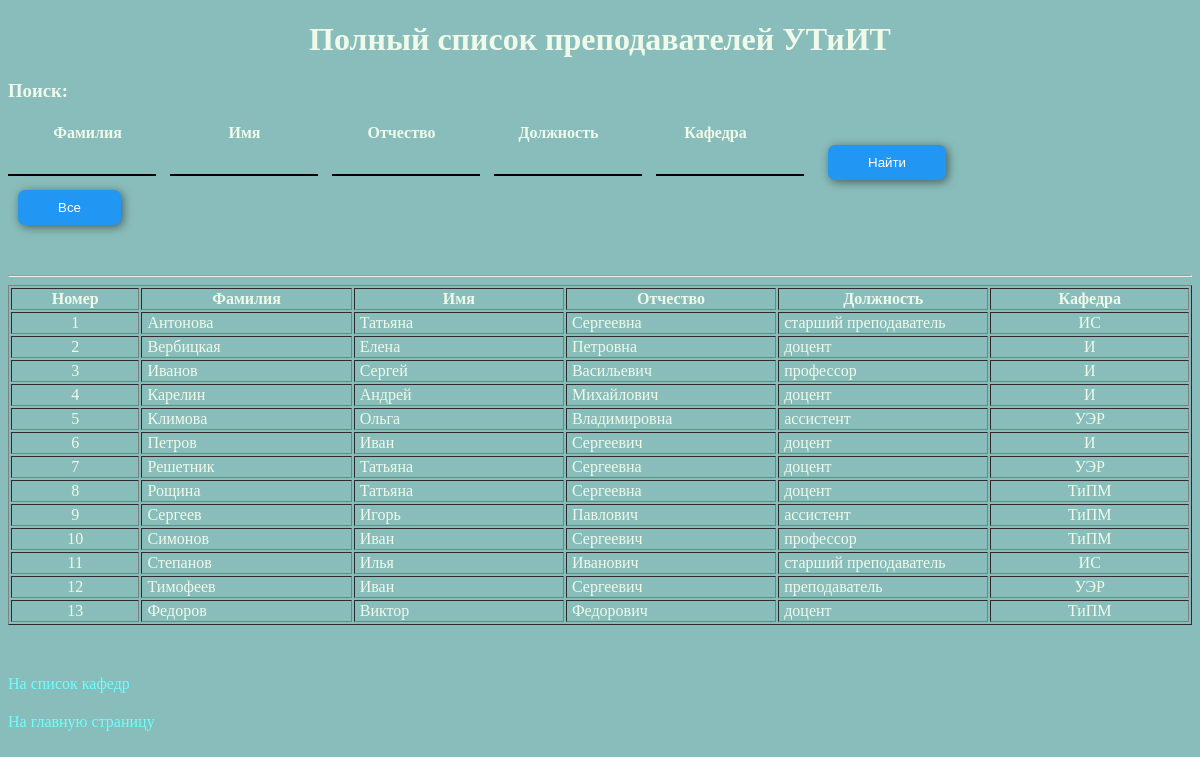
/project/views/lecturers_search.php, run on the app's committed database.
### tables this page shows
CREATE TABLE `lecturers` (
  `id` smallint(6) NOT NULL,
  `surname` char(20) DEFAULT NULL,
  `name` char(15) DEFAULT NULL,
  `patronymic` char(20) DEFAULT NULL,
  `post_id` tinyint(4) DEFAULT NULL,
  `faculty_id` tinyint(4) DEFAULT NULL
);

CREATE TABLE `posts` (
  `id` tinyint(4) NOT NULL,
  `post` char(25) DEFAULT NULL
);

CREATE TABLE `faculties` (
  `id` smallint(6) NOT NULL,
  `abbrev` char(10) DEFAULT NULL,
  `name` char(50) DEFAULT NULL
);

### project/consts/paths.php (called while the page is built)
<?php
$PATHS = [
    'footer' => '/../modules/footer.php',
    'css' => '/css/styles.css',
    'js' => '/js/main.js'
];
?>

### project/helpers/Path.php (called while the page is built, shortened)
<?php
require_once(__DIR__ . '/../consts/paths.php');
function getPathToModule(string $module): string {
    global $PATHS;
    return $PATHS[$module];
}
?>

### project/helpers/String.php (called while the page is built, shortened)
<?php
function strStartsWith(string $haystack, $needle): bool {
	if(is_array($needle)) {
		return false;
	}
	return 0 === strpos($haystack, $needle);
}
function strEndsWith(string $haystack, $needle ): bool {
	if ('' === $haystack && '' !== $needle) return false;
	$len = strlen($needle);
	return 0 === substr_compare($haystack, $needle, -$len, $len);
}
?>

### project/helpers/URL.php (called while the page is built, shortened)
<?php
require_once(__DIR__ . '/../consts/URL.php');
require_once(__DIR__ . '/String.php');
function makeURL(string $page, string $form = 'view', $GETparams = '', $GETvalues = ''): string {
    global $constsViewURL, $constsDeleteFormURL, $constsInsertFormURL, $constsUpdateFormURL;
    $URL = '';
    switch($form) {
        case 'view': $URL = $constsViewURL[$page]; break;
    }
    return addURLParams($URL, $GETparams, $GETvalues);
}
function addURLParams(string $URL, $GETparams = '', $GETvalues = ''): string {
    return $URL;
}
function normalizeURL(string $URL): string {
    $URLwithoutArgs = substr($URL, 0, strpos($URL, '?'));
    if(strEndsWith($URL, '.php')) $URL = substr($URL, 0, -4);
    return $URL;
}
function getCurrentURL(): string {
    return normalizeURL($_SERVER['REQUEST_URI']);
}
?>

### project/helpers/DB.php (called while the page is built, shortened)
<?php
function rowExist($result): bool {
    return mysqli_num_rows($result);
}
?>

### project/consts/URL.php (called while the page is built, shortened)
<?php
$constsViewURL = [
    'academic_performance' => '/views/academic_performance',
    'faculties' => '/views/faculties',
    'groups_subjects' => '/views/groups_subjects',
    'groups' => '/views/groups',
    'index' => '/index',
    'know_group' => '/views/know_group',
    'lecturers_search' => '/views/lecturers_search',
    'lecturers' => '/views/lecturers',
    'login' => '/views/login',
    'logout' => '/views/logout',
    'registration' => '/views/registration',
    'session_results' => '/views/session_results',
    'students_search' => '/views/students_search',
    'students' => '/views/students',
    'subjects' => '/views/subjects',
    'users' => '/views/users'
];
?>

### project/views/lecturers_search.php (the view, shortened to what this page needs)
<?php
require_once(__DIR__ . '/../helpers/Authorization.php');
$keywords = ['surname' => '', 'name' => '', 'patronymic' => '', 'post' => '', 'fac_abbrev' => ''];
$query_lecturers = "SELECT lecturers.id, lecturers.surname, lecturers.name, lecturers.patronymic, posts.post, faculties.abbrev
    FROM lecturers, posts, faculties
    WHERE posts.id = lecturers.post_id AND lecturers.faculty_id = faculties.id %s %s %s %s %s
    ORDER BY surname ASC";
$search_query_lecturers_surname = $keywords['surname'] ? sprintf("AND lecturers.surname LIKE '%%%s%%' ",  $keywords['surname']): "";
$search_query_lecturers_name = $keywords['name'] ? sprintf("AND lecturers.name LIKE '%%%s%%' ",  $keywords['name']) : "";
$search_query_lecturers_patronymic = $keywords['patronymic'] ? sprintf("AND lecturers.patronymic LIKE '%%%s%%' ",  $keywords['patronymic']) : "";
$search_query_lecturers_post = $keywords['post'] ? sprintf("AND posts.post LIKE '%%%s%%' ",  $keywords['post']) : "";
$search_query_lecturers_fac_abbrev = $keywords['fac_abbrev'] ? sprintf("AND faculties.abbrev LIKE '%%%s%%' ",  $keywords['fac_abbrev']) : "";
$query_lecturers = sprintf($query_lecturers, $search_query_lecturers_surname,
$search_query_lecturers_name, $search_query_lecturers_patronymic,
$search_query_lecturers_post, $search_query_lecturers_fac_abbrev);
$result_lecturers = mysqli_query($connection, $query_lecturers) or die($connection->error);
$lecturer_row = mysqli_fetch_assoc($result_lecturers);
?>
<!DOCTYPE html>
<html lang="ru">
<head>
	<link href="<?php echo getPathToModule('css'); ?>" rel="stylesheet" type="text/css" charset="utf-8">
</head>
<body>
	<h1>Полный список преподавателей УТиИТ</h1>
  <h3>Поиск:</h3>
  <table border="0" cellspacing="2" cellpadding="1">
    <tr class="tr-nohover">
      <th width="153px" scope="col">Фамилия </th>
      <th width="153px" scope="col">Имя</th>
      <th width="153px" scope="col">Отчество</th>
      <th width="153px" scope="col">Должность</th>
      <th width="153px" scope="col">Кафедра</th>
    </tr>
  </table>
  <form action="<?php echo getCurrentURL(); ?>" method="get" enctype="text/plain" autocomplete="off">
    <input name="surname" type="text" class="border-bottom" value="<?php echo $keywords['surname']; ?>" size="13">
    <input name="name" type="text" class="border-bottom" value="<?php echo $keywords['name']; ?>"size="13" >
    <input name="patronymic" type="text" class="border-bottom" value="<?php echo $keywords['patronymic']; ?>"size="13">
    <input name="post" type="text" class="border-bottom" value="<?php echo $keywords['post']; ?>"size="13">
    <input name="fac_abbrev" type="text" class="border-bottom" value="<?php echo $keywords['fac_abbrev']; ?>"size="13">
    <input type="submit" name="Submit" value="Найти" class="blueButton">
  </form>
  <form action="<?php echo getCurrentURL(); ?>" method="get" enctype="text/plain">
    <input type="submit" name="Submit" value="Все" class="blueButton" style="margin-top: 10px;">
  </form>
	<p>&nbsp;</p>
	<hr>
<?php if (rowExist($result_lecturers)) { ?>
  <table width="100%"  border="1" cellspacing="2" cellpadding="1">
    <tr>
      <th width="11%" scope="col">Номер</th>
      <th width="18%" scope="col">Фамилия </th>
      <th width="18%" scope="col">Имя</th>
      <th width="18%" scope="col">Отчество</th>
      <th width="18%" scope="col">Должность</th>
      <th width="18%" scope="col">Кафедра</th>
    </tr>
<?php $i=1; do { ?>
    <tr>
      <td class="center"><?php echo $i; ?></td>
      <td class="paddingLeft"><?php echo $lecturer_row['surname']; ?></td>
      <td class="paddingLeft"><?php echo $lecturer_row['name']; ?></td>
      <td class="paddingLeft"><?php echo $lecturer_row['patronymic']; ?></td>
      <td class="paddingLeft"><?php echo $lecturer_row['post']; ?></td>
      <td class="center"><?php echo $lecturer_row['abbrev']; ?></td>
    </tr>
<?php $i++; } while ($lecturer_row = mysqli_fetch_assoc($result_lecturers)); freeResult($result_lecturers); ?>
  </table>
<?php } else { ?>
  <h3>Преподавателей на данной кафедре пока нет!</h3>
<?php } ?>
<p>&nbsp;</p>
  <p><a href="<?php echo makeURL('faculties'); ?>">На список кафедр</a> </p>

### project/css/styles.css (style rules this page uses)
body { background-color: #89bdbb; color: #effaea; }
h1 { text-align: center; }
.paddingLeft { padding-left: 5px; }
.center { text-align: center; }
a { color: #6DFFFF; text-decoration: none; transition: color 1s, border 0.5s; }
.blueButton { background-color: #2196f3; color: white; border: 0; padding: 10px 40px; margin: 0 10px; border-radius: 7px; box-shadow: 2px 2px 10px rgba(0,0,0,0.5); transition: background-color 0.5s; }
.border-bottom { font-size: 16px; border: 0; border-bottom: 2px solid black; background-color: #89bdbb; color: white; padding: 3px; margin-right: 10px; }

### data on the page
lecturers: surname "Антонова", name "Татьяна", patronymic "Сергеевна", post.post "старший преподаватель", faculty.abbrev "ИС"
lecturers: surname "Вербицкая", name "Елена", patronymic "Петровна", post.post "доцент", faculty.abbrev "И"
lecturers: surname "Иванов", name "Сергей", patronymic "Васильевич", post.post "профессор", faculty.abbrev "И"
lecturers: surname "Карелин", name "Андрей", patronymic "Михайлович", post.post "доцент", faculty.abbrev "И"
lecturers: surname "Климова", name "Ольга", patronymic "Владимировна", post.post "ассистент", faculty.abbrev "УЭР"
lecturers: surname "Петров", name "Иван", patronymic "Сергеевич", post.post "доцент", faculty.abbrev "И"
lecturers: surname "Решетник", name "Татьяна", patronymic "Сергеевна", post.post "доцент", faculty.abbrev "УЭР"
lecturers: surname "Рощина", name "Татьяна", patronymic "Сергеевна", post.post "доцент", faculty.abbrev "ТиПМ"
lecturers: surname "Сергеев", name "Игорь", patronymic "Павлович", post.post "ассистент", faculty.abbrev "ТиПМ"
lecturers: surname "Симонов", name "Иван", patronymic "Сергеевич", post.post "профессор", faculty.abbrev "ТиПМ"
lecturers: surname "Степанов", name "Илья", patronymic "Иванович", post.post "старший преподаватель", faculty.abbrev "ИС"
lecturers: surname "Тимофеев", name "Иван", patronymic "Сергеевич", post.post "преподаватель", faculty.abbrev "УЭР"
lecturers: surname "Федоров", name "Виктор", patronymic "Федорович", post.post "доцент", faculty.abbrev "ТиПМ"
